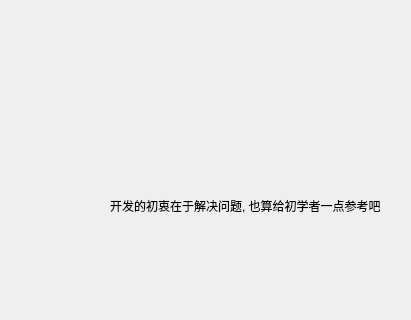
<?xml version="1.0" encoding="UTF-8"?>
<ui version="4.0">
 <class>AboutDlg</class>
 <widget class="QWidget" name="AboutDlg">
  <property name="geometry">
   <rect>
    <x>0</x>
    <y>0</y>
    <width>411</width>
    <height>320</height>
   </rect>
  </property>
  <property name="minimumSize">
   <size>
    <width>411</width>
    <height>320</height>
   </size>
  </property>
  <property name="maximumSize">
   <size>
    <width>411</width>
    <height>320</height>
   </size>
  </property>
  <property name="windowTitle">
   <string>Form</string>
  </property>
  <widget class="QLabel" name="label">
   <property name="geometry">
    <rect>
     <x>110</x>
     <y>180</y>
     <width>281</width>
     <height>51</height>
    </rect>
   </property>
   <property name="text">
    <string>开发的初衷在于解决问题, 也算给初学者一点参考吧</string>
   </property>
  </widget>
 </widget>
 <resources/>
 <connections/>
</ui>
